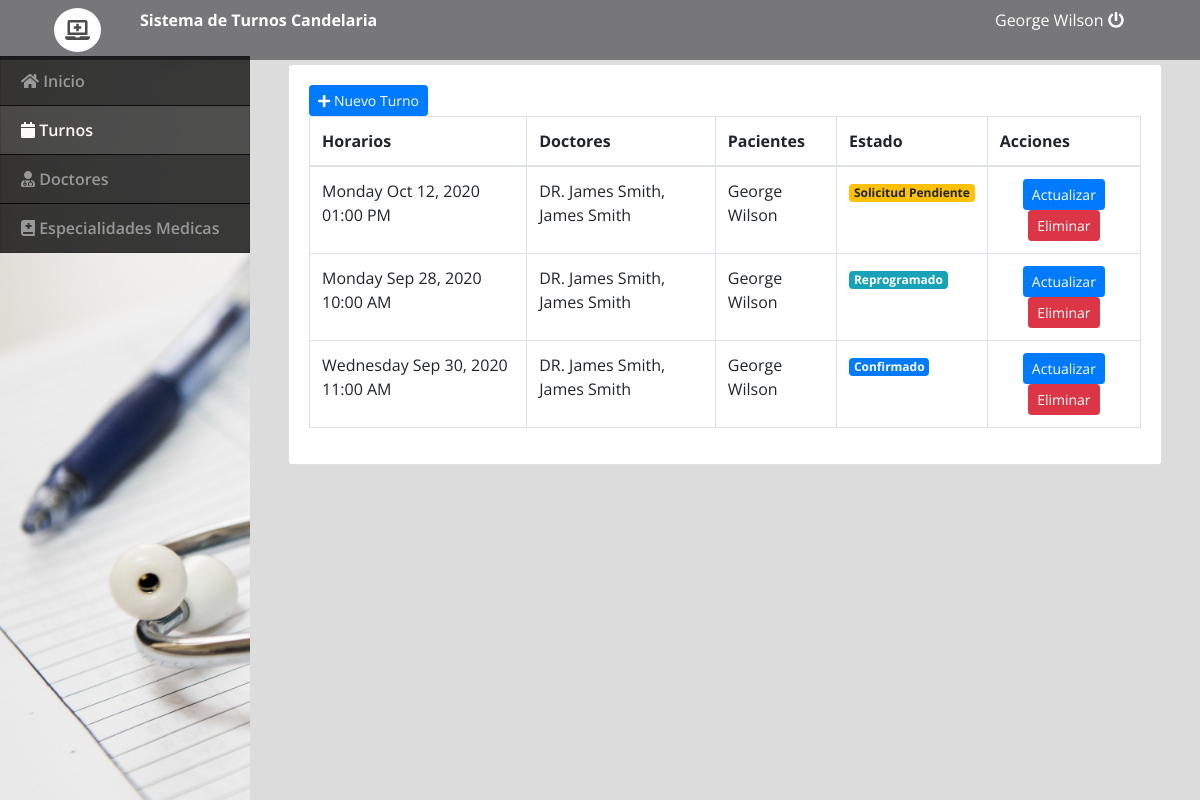
The app's page /admin/index.php?page=appointments (signed in) with its own data.
### tables this page shows
CREATE TABLE `appointment_list` (
  `id` int(30) NOT NULL,
  `doctor_id` int(30) NOT NULL,
  `patient_id` int(30) NOT NULL,
  `schedule` datetime NOT NULL,
  `status` tinyint(1) NOT NULL DEFAULT 0 COMMENT '0= for verification, 1=confirmed,2= reschedule,3=done',
  `date_created` datetime NOT NULL DEFAULT current_timestamp()
);

CREATE TABLE `doctors_list` (
  `id` int(30) NOT NULL,
  `name` text NOT NULL,
  `name_pref` varchar(100) NOT NULL,
  `clinic_address` text NOT NULL,
  `contact` text NOT NULL,
  `email` text NOT NULL,
  `specialty_ids` text NOT NULL,
  `img_path` text NOT NULL,
  `date_created` datetime NOT NULL DEFAULT current_timestamp()
);

CREATE TABLE `users` (
  `id` int(30) NOT NULL,
  `doctor_id` int(30) NOT NULL,
  `name` varchar(200) NOT NULL,
  `address` text NOT NULL,
  `contact` text NOT NULL,
  `username` varchar(100) NOT NULL,
  `password` varchar(200) NOT NULL,
  `type` tinyint(1) NOT NULL DEFAULT 2 COMMENT '1=admin , 2 = doctor,3=patient'
);

### admin/appointments.php (the view, shortened to what this page needs)
<?php
	include 'db_connect.php';
	$doctor= $conn->query("SELECT * FROM doctors_list ");
	while($row = $doctor->fetch_assoc()){
		$doc_arr[$row['id']] = $row;
	}
	$patient= $conn->query("SELECT * FROM users where type = 3 ");
	while($row = $patient->fetch_assoc()){
		$p_arr[$row['id']] = $row;
	}
?>
<div class="container-fluid">
	<div class="col-md-12">
		<div class="card">
			<div class="card-body">
				<button class="btn-primary btn btn-sm" type="button" id="new_appointment"><i class="fa fa-plus"></i> Nuevo Turno</button>
				<br>
				<table class="table table-bordered">
					<thead>
						<tr>
						<th>Horarios</th>
						<th>Doctores</th>
						<th>Pacientes</th>
						<th>Estado</th>
						<th>Acciones</th>
					</tr>
					</thead>
					<?php
					$where = '';
					$qry = $conn->query("SELECT * FROM appointment_list ".$where." order by id desc ");
					while($row = $qry->fetch_assoc()):
					?>
					<tr>
						<td><?php echo date("l M d, Y h:i A",strtotime($row['schedule'])) ?></td>
						<td><?php echo "DR. ".$doc_arr[$row['doctor_id']]['name'].', '.$doc_arr[$row['doctor_id']]['name'] ?></td>
						<td><?php echo $p_arr[$row['patient_id']]['name'] ?></td>
						<td>
							<?php if($row['status'] == 0): ?>
								<span class="badge badge-warning">Solicitud Pendiente</span>
							<?php endif ?>
							<?php if($row['status'] == 1): ?>
								<span class="badge badge-primary">Confirmado</span>
							<?php endif ?>
							<?php if($row['status'] == 2): ?>
								<span class="badge badge-info">Reprogramado</span>
							<?php endif ?>
						</td>
						<td class="text-center">
							<button  class="btn btn-primary btn-sm update_app" type="button" data-id="<?php echo $row['id'] ?>">Actualizar</button>
							<button  class="btn btn-danger btn-sm delete_app" type="button" data-id="<?php echo $row['id'] ?>">Eliminar</button>
						</td>
					</tr>
				<?php endwhile; ?>
				</table>
			</div>
		</div>
	</div>
</div>

### admin/assets/css/style.css (style rules this page uses)
body { font-family: "Open Sans", sans-serif; color: #444444; width: 100%; height: calc(100%); }

### admin/index.php (style rules this page uses)
body { background: #80808045; }

### records on screen
appointment_list: schedule "Monday Oct 12, 2020 01:00 PM", doctor.name "James Smith", patient.name "George Wilson", status "Solicitud Pendiente"
appointment_list: schedule "Monday Sep 28, 2020 10:00 AM", doctor.name "James Smith", patient.name "George Wilson", status "Reprogramado"
appointment_list: schedule "Wednesday Sep 30, 2020 11:00 AM", doctor.name "James Smith", patient.name "George Wilson", status "Confirmado"

### other values on screen
$_SESSION['login_name'] "George Wilson"
